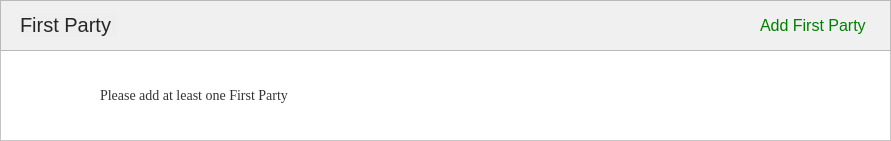
     <widget class="QFrame" name="frame_8">
      <property name="geometry">
       <rect>
        <x>200</x>
        <y>1160</y>
        <width>891</width>
        <height>141</height>
       </rect>
      </property>
      <property name="palette">
       <palette>
        <active>
         <colorrole role="WindowText">
          <brush brushstyle="SolidPattern">
           <color alpha="255">
            <red>0</red>
            <green>0</green>
            <blue>0</blue>
           </color>
          </brush>
         </colorrole>
         <colorrole role="Button">
          <brush brushstyle="SolidPattern">
           <color alpha="255">
            <red>255</red>
            <green>255</green>
            <blue>255</blue>
           </color>
          </brush>
         </colorrole>
         <colorrole role="Light">
          <brush brushstyle="SolidPattern">
           <color alpha="255">
            <red>255</red>
            <green>255</green>
            <blue>255</blue>
           </color>
          </brush>
         </colorrole>
         <colorrole role="Midlight">
          <brush brushstyle="SolidPattern">
           <color alpha="255">
            <red>255</red>
            <green>255</green>
            <blue>255</blue>
           </color>
          </brush>
         </colorrole>
         <colorrole role="Dark">
          <brush brushstyle="SolidPattern">
           <color alpha="255">
            <red>127</red>
            <green>127</green>
            <blue>127</blue>
           </color>
          </brush>
         </colorrole>
         <colorrole role="Mid">
          <brush brushstyle="SolidPattern">
           <color alpha="255">
            <red>170</red>
            <green>170</green>
            <blue>170</blue>
           </color>
          </brush>
         </colorrole>
         <colorrole role="Text">
          <brush brushstyle="SolidPattern">
           <color alpha="255">
            <red>0</red>
            <green>0</green>
            <blue>0</blue>
           </color>
          </brush>
         </colorrole>
         <colorrole role="BrightText">
          <brush brushstyle="SolidPattern">
           <color alpha="255">
            <red>255</red>
            <green>255</green>
            <blue>255</blue>
           </color>
          </brush>
         </colorrole>
         <colorrole role="ButtonText">
          <brush brushstyle="SolidPattern">
           <color alpha="255">
            <red>0</red>
            <green>0</green>
            <blue>0</blue>
           </color>
          </brush>
         </colorrole>
         <colorrole role="Base">
          <brush brushstyle="SolidPattern">
           <color alpha="255">
            <red>255</red>
            <green>255</green>
            <blue>255</blue>
           </color>
          </brush>
         </colorrole>
         <colorrole role="Window">
          <brush brushstyle="SolidPattern">
           <color alpha="255">
            <red>255</red>
            <green>255</green>
            <blue>255</blue>
           </color>
          </brush>
         </colorrole>
         <colorrole role="Shadow">
          <brush brushstyle="SolidPattern">
           <color alpha="255">
            <red>0</red>
            <green>0</green>
            <blue>0</blue>
           </color>
          </brush>
         </colorrole>
         <colorrole role="AlternateBase">
          <brush brushstyle="SolidPattern">
           <color alpha="255">
            <red>255</red>
            <green>255</green>
            <blue>255</blue>
           </color>
          </brush>
         </colorrole>
         <colorrole role="ToolTipBase">
          <brush brushstyle="SolidPattern">
           <color alpha="255">
            <red>255</red>
            <green>255</green>
            <blue>220</blue>
           </color>
          </brush>
         </colorrole>
         <colorrole role="ToolTipText">
          <brush brushstyle="SolidPattern">
           <color alpha="255">
            <red>0</red>
            <green>0</green>
            <blue>0</blue>
           </color>
          </brush>
         </colorrole>
         <colorrole role="PlaceholderText">
          <brush brushstyle="SolidPattern">
           <color alpha="128">
            <red>0</red>
            <green>0</green>
            <blue>0</blue>
           </color>
          </brush>
         </colorrole>
        </active>
        <inactive>
         <colorrole role="WindowText">
          <brush brushstyle="SolidPattern">
           <color alpha="255">
            <red>0</red>
            <green>0</green>
            <blue>0</blue>
           </color>
          </brush>
         </colorrole>
         <colorrole role="Button">
          <brush brushstyle="SolidPattern">
           <color alpha="255">
            <red>255</red>
            <green>255</green>
            <blue>255</blue>
           </color>
          </brush>
         </colorrole>
         <colorrole role="Light">
          <brush brushstyle="SolidPattern">
           <color alpha="255">
            <red>255</red>
            <green>255</green>
            <blue>255</blue>
           </color>
          </brush>
         </colorrole>
         <colorrole role="Midlight">
          <brush brushstyle="SolidPattern">
           <color alpha="255">
            <red>255</red>
            <green>255</green>
            <blue>255</blue>
           </color>
          </brush>
         </colorrole>
         <colorrole role="Dark">
          <brush brushstyle="SolidPattern">
           <color alpha="255">
            <red>127</red>
            <green>127</green>
            <blue>127</blue>
           </color>
          </brush>
         </colorrole>
         <colorrole role="Mid">
          <brush brushstyle="SolidPattern">
           <color alpha="255">
            <red>170</red>
            <green>170</green>
            <blue>170</blue>
           </color>
          </brush>
         </colorrole>
         <colorrole role="Text">
          <brush brushstyle="SolidPattern">
           <color alpha="255">
            <red>0</red>
            <green>0</green>
            <blue>0</blue>
           </color>
          </brush>
         </colorrole>
         <colorrole role="BrightText">
          <brush brushstyle="SolidPattern">
           <color alpha="255">
            <red>255</red>
            <green>255</green>
            <blue>255</blue>
           </color>
          </brush>
         </colorrole>
         <colorrole role="ButtonText">
          <brush brushstyle="SolidPattern">
           <color alpha="255">
            <red>0</red>
            <green>0</green>
            <blue>0</blue>
           </color>
          </brush>
         </colorrole>
         <colorrole role="Base">
          <brush brushstyle="SolidPattern">
           <color alpha="255">
            <red>255</red>
            <green>255</green>
            <blue>255</blue>
           </color>
          </brush>
         </colorrole>
         <colorrole role="Window">
          <brush brushstyle="SolidPattern">
           <color alpha="255">
            <red>255</red>
            <green>255</green>
            <blue>255</blue>
           </color>
          </brush>
         </colorrole>
         <colorrole role="Shadow">
          <brush brushstyle="SolidPattern">
           <color alpha="255">
            <red>0</red>
            <green>0</green>
            <blue>0</blue>
           </color>
          </brush>
         </colorrole>
         <colorrole role="AlternateBase">
          <brush brushstyle="SolidPattern">
           <color alpha="255">
            <red>255</red>
            <green>255</green>
            <blue>255</blue>
           </color>
          </brush>
         </colorrole>
         <colorrole role="ToolTipBase">
          <brush brushstyle="SolidPattern">
           <color alpha="255">
            <red>255</red>
            <green>255</green>
            <blue>220</blue>
           </color>
          </brush>
         </colorrole>
         <colorrole role="ToolTipText">
          <brush brushstyle="SolidPattern">
           <color alpha="255">
            <red>0</red>
            <green>0</green>
            <blue>0</blue>
           </color>
          </brush>
         </colorrole>
         <colorrole role="PlaceholderText">
          <brush brushstyle="SolidPattern">
           <color alpha="128">
            <red>0</red>
            <green>0</green>
            <blue>0</blue>
           </color>
          </brush>
         </colorrole>
        </inactive>
        <disabled>
         <colorrole role="WindowText">
          <brush brushstyle="SolidPattern">
           <color alpha="255">
            <red>127</red>
            <green>127</green>
            <blue>127</blue>
           </color>
          </brush>
         </colorrole>
         <colorrole role="Button">
          <brush brushstyle="SolidPattern">
           <color alpha="255">
            <red>255</red>
            <green>255</green>
            <blue>255</blue>
           </color>
          </brush>
         </colorrole>
         <colorrole role="Light">
          <brush brushstyle="SolidPattern">
           <color alpha="255">
            <red>255</red>
            <green>255</green>
            <blue>255</blue>
           </color>
          </brush>
         </colorrole>
         <colorrole role="Midlight">
          <brush brushstyle="SolidPattern">
           <color alpha="255">
            <red>255</red>
            <green>255</green>
            <blue>255</blue>
           </color>
          </brush>
         </colorrole>
         <colorrole role="Dark">
          <brush brushstyle="SolidPattern">
           <color alpha="255">
            <red>127</red>
            <green>127</green>
            <blue>127</blue>
           </color>
          </brush>
         </colorrole>
         <colorrole role="Mid">
          <brush brushstyle="SolidPattern">
           <color alpha="255">
            <red>170</red>
            <green>170</green>
            <blue>170</blue>
           </color>
          </brush>
         </colorrole>
         <colorrole role="Text">
          <brush brushstyle="SolidPattern">
           <color alpha="255">
            <red>127</red>
            <green>127</green>
            <blue>127</blue>
           </color>
          </brush>
         </colorrole>
         <colorrole role="BrightText">
          <brush brushstyle="SolidPattern">
           <color alpha="255">
            <red>255</red>
            <green>255</green>
            <blue>255</blue>
           </color>
          </brush>
         </colorrole>
         <colorrole role="ButtonText">
          <brush brushstyle="SolidPattern">
           <color alpha="255">
            <red>127</red>
            <green>127</green>
            <blue>127</blue>
           </color>
          </brush>
         </colorrole>
         <colorrole role="Base">
          <brush brushstyle="SolidPattern">
           <color alpha="255">
            <red>255</red>
            <green>255</green>
            <blue>255</blue>
           </color>
          </brush>
         </colorrole>
         <colorrole role="Window">
          <brush brushstyle="SolidPattern">
           <color alpha="255">
            <red>255</red>
            <green>255</green>
            <blue>255</blue>
           </color>
          </brush>
         </colorrole>
         <colorrole role="Shadow">
          <brush brushstyle="SolidPattern">
           <color alpha="255">
            <red>0</red>
            <green>0</green>
            <blue>0</blue>
           </color>
          </brush>
         </colorrole>
         <colorrole role="AlternateBase">
          <brush brushstyle="SolidPattern">
           <color alpha="255">
            <red>255</red>
            <green>255</green>
            <blue>255</blue>
           </color>
          </brush>
         </colorrole>
         <colorrole role="ToolTipBase">
          <brush brushstyle="SolidPattern">
           <color alpha="255">
            <red>255</red>
            <green>255</green>
            <blue>220</blue>
           </color>
          </brush>
         </colorrole>
         <colorrole role="ToolTipText">
          <brush brushstyle="SolidPattern">
           <color alpha="255">
            <red>0</red>
            <green>0</green>
            <blue>0</blue>
           </color>
          </brush>
         </colorrole>
         <colorrole role="PlaceholderText">
          <brush brushstyle="SolidPattern">
           <color alpha="128">
            <red>0</red>
            <green>0</green>
            <blue>0</blue>
           </color>
          </brush>
         </colorrole>
        </disabled>
       </palette>
      </property>
      <property name="autoFillBackground">
       <bool>true</bool>
      </property>
      <property name="frameShape">
       <enum>QFrame::StyledPanel</enum>
      </property>
      <property name="frameShadow">
       <enum>QFrame::Raised</enum>
      </property>
      <widget class="QFrame" name="frame_9">
       <property name="geometry">
        <rect>
         <x>0</x>
         <y>0</y>
         <width>891</width>
         <height>51</height>
        </rect>
       </property>
       <property name="palette">
        <palette>
         <active>
          <colorrole role="WindowText">
           <brush brushstyle="SolidPattern">
            <color alpha="255">
             <red>0</red>
             <green>0</green>
             <blue>0</blue>
            </color>
           </brush>
          </colorrole>
          <colorrole role="Button">
           <brush brushstyle="SolidPattern">
            <color alpha="255">
             <red>240</red>
             <green>240</green>
             <blue>240</blue>
            </color>
           </brush>
          </colorrole>
          <colorrole role="Light">
           <brush brushstyle="SolidPattern">
            <color alpha="255">
             <red>255</red>
             <green>255</green>
             <blue>255</blue>
            </color>
           </brush>
          </colorrole>
          <colorrole role="Midlight">
           <brush brushstyle="SolidPattern">
            <color alpha="255">
             <red>247</red>
             <green>247</green>
             <blue>247</blue>
            </color>
           </brush>
          </colorrole>
          <colorrole role="Dark">
           <brush brushstyle="SolidPattern">
            <color alpha="255">
             <red>120</red>
             <green>120</green>
             <blue>120</blue>
            </color>
           </brush>
          </colorrole>
          <colorrole role="Mid">
           <brush brushstyle="SolidPattern">
            <color alpha="255">
             <red>160</red>
             <green>160</green>
             <blue>160</blue>
            </color>
           </brush>
          </colorrole>
          <colorrole role="Text">
           <brush brushstyle="SolidPattern">
            <color alpha="255">
             <red>0</red>
             <green>0</green>
             <blue>0</blue>
            </color>
           </brush>
          </colorrole>
          <colorrole role="BrightText">
           <brush brushstyle="SolidPattern">
            <color alpha="255">
             <red>255</red>
             <green>255</green>
             <blue>255</blue>
            </color>
           </brush>
          </colorrole>
          <colorrole role="ButtonText">
           <brush brushstyle="SolidPattern">
            <color alpha="255">
             <red>0</red>
             <green>0</green>
             <blue>0</blue>
            </color>
           </brush>
          </colorrole>
          <colorrole role="Base">
           <brush brushstyle="SolidPattern">
            <color alpha="255">
             <red>255</red>
             <green>255</green>
             <blue>255</blue>
            </color>
           </brush>
          </colorrole>
          <colorrole role="Window">
           <brush brushstyle="SolidPattern">
            <color alpha="255">
             <red>240</red>
             <green>240</green>
             <blue>240</blue>
            </color>
           </brush>
          </colorrole>
          <colorrole role="Shadow">
           <brush brushstyle="SolidPattern">
            <color alpha="255">
             <red>0</red>
             <green>0</green>
             <blue>0</blue>
            </color>
           </brush>
          </colorrole>
          <colorrole role="AlternateBase">
           <brush brushstyle="SolidPattern">
            <color alpha="255">
             <red>247</red>
             <green>247</green>
             <blue>247</blue>
            </color>
           </brush>
          </colorrole>
          <colorrole role="ToolTipBase">
           <brush brushstyle="SolidPattern">
            <color alpha="255">
             <red>255</red>
             <green>255</green>
             <blue>220</blue>
            </color>
           </brush>
          </colorrole>
          <colorrole role="ToolTipText">
           <brush brushstyle="SolidPattern">
            <color alpha="255">
             <red>0</red>
             <green>0</green>
             <blue>0</blue>
            </color>
           </brush>
          </colorrole>
          <colorrole role="PlaceholderText">
           <brush brushstyle="SolidPattern">
            <color alpha="128">
             <red>0</red>
             <green>0</green>
             <blue>0</blue>
            </color>
           </brush>
          </colorrole>
         </active>
         <inactive>
          <colorrole role="WindowText">
           <brush brushstyle="SolidPattern">
            <color alpha="255">
             <red>0</red>
             <green>0</green>
             <blue>0</blue>
            </color>
           </brush>
          </colorrole>
          <colorrole role="Button">
           <brush brushstyle="SolidPattern">
            <color alpha="255">
             <red>240</red>
             <green>240</green>
             <blue>240</blue>
            </color>
           </brush>
          </colorrole>
          <colorrole role="Light">
           <brush brushstyle="SolidPattern">
            <color alpha="255">
             <red>255</red>
             <green>255</green>
             <blue>255</blue>
            </color>
           </brush>
          </colorrole>
          <colorrole role="Midlight">
           <brush brushstyle="SolidPattern">
            <color alpha="255">
             <red>247</red>
             <green>247</green>
             <blue>247</blue>
            </color>
           </brush>
          </colorrole>
          <colorrole role="Dark">
           <brush brushstyle="SolidPattern">
            <color alpha="255">
             <red>120</red>
             <green>120</green>
             <blue>120</blue>
            </color>
           </brush>
          </colorrole>
          <colorrole role="Mid">
           <brush brushstyle="SolidPattern">
            <color alpha="255">
             <red>160</red>
             <green>160</green>
             <blue>160</blue>
            </color>
           </brush>
          </colorrole>
          <colorrole role="Text">
           <brush brushstyle="SolidPattern">
            <color alpha="255">
             <red>0</red>
             <green>0</green>
             <blue>0</blue>
            </color>
           </brush>
          </colorrole>
          <colorrole role="BrightText">
           <brush brushstyle="SolidPattern">
            <color alpha="255">
             <red>255</red>
             <green>255</green>
             <blue>255</blue>
            </color>
           </brush>
          </colorrole>
          <colorrole role="ButtonText">
           <brush brushstyle="SolidPattern">
            <color alpha="255">
             <red>0</red>
             <green>0</green>
             <blue>0</blue>
            </color>
           </brush>
          </colorrole>
          <colorrole role="Base">
           <brush brushstyle="SolidPattern">
            <color alpha="255">
             <red>255</red>
             <green>255</green>
             <blue>255</blue>
            </color>
           </brush>
          </colorrole>
          <colorrole role="Window">
           <brush brushstyle="SolidPattern">
            <color alpha="255">
             <red>240</red>
             <green>240</green>
             <blue>240</blue>
            </color>
           </brush>
          </colorrole>
          <colorrole role="Shadow">
           <brush brushstyle="SolidPattern">
            <color alpha="255">
             <red>0</red>
             <green>0</green>
             <blue>0</blue>
            </color>
           </brush>
          </colorrole>
          <colorrole role="AlternateBase">
           <brush brushstyle="SolidPattern">
            <color alpha="255">
             <red>247</red>
             <green>247</green>
             <blue>247</blue>
            </color>
           </brush>
          </colorrole>
          <colorrole role="ToolTipBase">
           <brush brushstyle="SolidPattern">
            <color alpha="255">
             <red>255</red>
             <green>255</green>
             <blue>220</blue>
            </color>
           </brush>
          </colorrole>
          <colorrole role="ToolTipText">
           <brush brushstyle="SolidPattern">
            <color alpha="255">
             <red>0</red>
             <green>0</green>
             <blue>0</blue>
            </color>
           </brush>
          </colorrole>
          <colorrole role="PlaceholderText">
           <brush brushstyle="SolidPattern">
            <color alpha="128">
             <red>0</red>
             <green>0</green>
             <blue>0</blue>
            </color>
           </brush>
          </colorrole>
         </inactive>
         <disabled>
          <colorrole role="WindowText">
           <brush brushstyle="SolidPattern">
            <color alpha="255">
             <red>120</red>
             <green>120</green>
             <blue>120</blue>
            </color>
           </brush>
          </colorrole>
          <colorrole role="Button">
           <brush brushstyle="SolidPattern">
            <color alpha="255">
             <red>240</red>
             <green>240</green>
             <blue>240</blue>
            </color>
           </brush>
          </colorrole>
          <colorrole role="Light">
           <brush brushstyle="SolidPattern">
            <color alpha="255">
             <red>255</red>
             <green>255</green>
             <blue>255</blue>
            </color>
           </brush>
          </colorrole>
          <colorrole role="Midlight">
           <brush brushstyle="SolidPattern">
            <color alpha="255">
             <red>247</red>
             <green>247</green>
             <blue>247</blue>
            </color>
           </brush>
          </colorrole>
          <colorrole role="Dark">
           <brush brushstyle="SolidPattern">
            <color alpha="255">
             <red>120</red>
             <green>120</green>
             <blue>120</blue>
            </color>
           </brush>
          </colorrole>
          <colorrole role="Mid">
           <brush brushstyle="SolidPattern">
            <color alpha="255">
             <red>160</red>
             <green>160</green>
             <blue>160</blue>
            </color>
           </brush>
          </colorrole>
          <colorrole role="Text">
           <brush brushstyle="SolidPattern">
            <color alpha="255">
             <red>120</red>
             <green>120</green>
             <blue>120</blue>
            </color>
           </brush>
          </colorrole>
          <colorrole role="BrightText">
           <brush brushstyle="SolidPattern">
            <color alpha="255">
             <red>255</red>
             <green>255</green>
             <blue>255</blue>
            </color>
           </brush>
          </colorrole>
          <colorrole role="ButtonText">
           <brush brushstyle="SolidPattern">
            <color alpha="255">
             <red>120</red>
             <green>120</green>
             <blue>120</blue>
            </color>
           </brush>
          </colorrole>
          <colorrole role="Base">
           <brush brushstyle="SolidPattern">
            <color alpha="255">
             <red>240</red>
             <green>240</green>
             <blue>240</blue>
            </color>
           </brush>
          </colorrole>
          <colorrole role="Window">
           <brush brushstyle="SolidPattern">
            <color alpha="255">
             <red>240</red>
             <green>240</green>
             <blue>240</blue>
            </color>
           </brush>
          </colorrole>
          <colorrole role="Shadow">
           <brush brushstyle="SolidPattern">
            <color alpha="255">
             <red>0</red>
             <green>0</green>
             <blue>0</blue>
            </color>
           </brush>
          </colorrole>
          <colorrole role="AlternateBase">
           <brush brushstyle="SolidPattern">
            <color alpha="255">
             <red>240</red>
             <green>240</green>
             <blue>240</blue>
            </color>
           </brush>
          </colorrole>
          <colorrole role="ToolTipBase">
           <brush brushstyle="SolidPattern">
            <color alpha="255">
             <red>255</red>
             <green>255</green>
             <blue>220</blue>
            </color>
           </brush>
          </colorrole>
          <colorrole role="ToolTipText">
           <brush brushstyle="SolidPattern">
            <color alpha="255">
             <red>0</red>
             <green>0</green>
             <blue>0</blue>
            </color>
           </brush>
          </colorrole>
          <colorrole role="PlaceholderText">
           <brush brushstyle="SolidPattern">
            <color alpha="128">
             <red>0</red>
             <green>0</green>
             <blue>0</blue>
            </color>
           </brush>
          </colorrole>
         </disabled>
        </palette>
       </property>
       <property name="autoFillBackground">
        <bool>true</bool>
       </property>
       <property name="frameShape">
        <enum>QFrame::StyledPanel</enum>
       </property>
       <property name="frameShadow">
        <enum>QFrame::Raised</enum>
       </property>
       <widget class="QLabel" name="label_24">
        <property name="geometry">
         <rect>
          <x>20</x>
          <y>10</y>
          <width>111</width>
          <height>31</height>
         </rect>
        </property>
        <property name="text">
         <string>&lt;html&gt;&lt;head/&gt;&lt;body&gt;&lt;p&gt;&lt;span style=&quot; font-family:'Crete Round','serif'; font-size:20px; color:rgba(0,0,0,0.839216); background-color:#eeeeee;&quot;&gt;First Party &lt;/span&gt;&lt;/p&gt;&lt;/body&gt;&lt;/html&gt;</string>
        </property>
       </widget>
       <widget class="QLabel" name="label_26">
        <property name="geometry">
         <rect>
          <x>760</x>
          <y>10</y>
          <width>121</width>
          <height>31</height>
         </rect>
        </property>
        <property name="text">
         <string>&lt;html&gt;&lt;head/&gt;&lt;body&gt;&lt;p&gt;&lt;a name=&quot;addPurchaserLabel&quot;/&gt;&lt;span style=&quot; font-family:'Crete Round','serif'; font-size:16px; color:#008000;&quot;&gt;A&lt;/span&gt;&lt;span style=&quot; font-family:'Crete Round','serif'; font-size:16px; color:#008000;&quot;&gt;dd First Party&lt;/span&gt;&lt;/p&gt;&lt;/body&gt;&lt;/html&gt;</string>
        </property>
       </widget>
      </widget>
      <widget class="QLabel" name="label_25">
       <property name="geometry">
        <rect>
         <x>100</x>
         <y>80</y>
         <width>301</width>
         <height>31</height>
        </rect>
       </property>
       <property name="font">
        <font>
         <family>Times New Roman</family>
         <pointsize>10</pointsize>
        </font>
       </property>
       <property name="text">
        <string>&lt;html&gt;&lt;head/&gt;&lt;body&gt;&lt;p&gt;&lt;a name=&quot;purchasersection&quot;/&gt;&lt;span style=&quot; font-family:'RobotoDraft','Roboto','Helvetica Neue','Helvetica','Arial','sans-serif'; font-size:14px; font-weight:296; color:#333333;&quot;&gt;P&lt;/span&gt;&lt;span style=&quot; font-family:'RobotoDraft','Roboto','Helvetica Neue','Helvetica','Arial','sans-serif'; font-size:14px; font-weight:296; color:#333333;&quot;&gt;lease add at least one First Party&lt;/span&gt;&lt;/p&gt;&lt;/body&gt;&lt;/html&gt;</string>
       </property>
      </widget>
     </widget>
